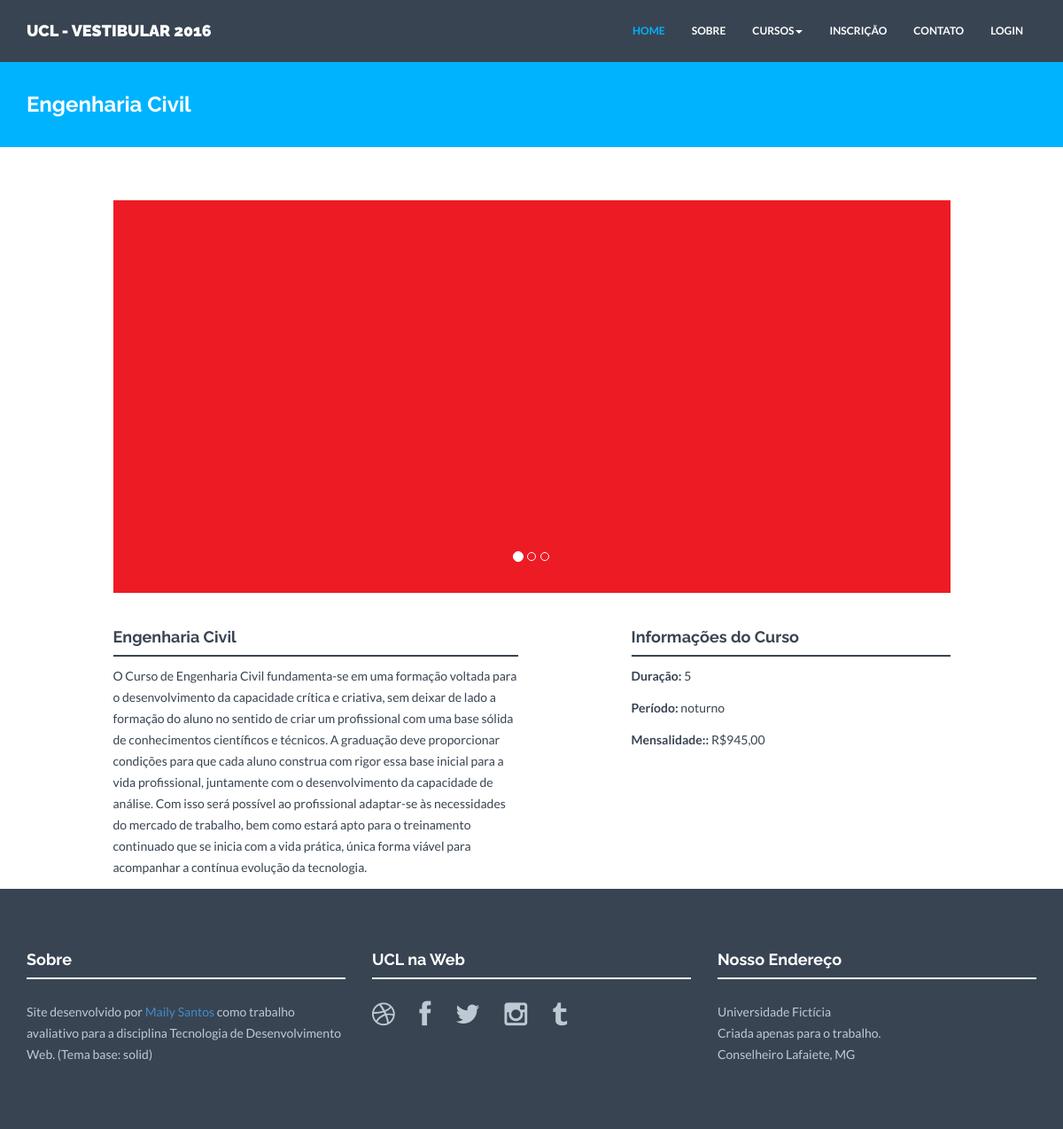
Screenshot of /engcivil.php with the database file from the repository.
### tables this page shows
CREATE TABLE IF NOT EXISTS `curso` (
  `idcurso` int(11) NOT NULL AUTO_INCREMENT,
  `cod` varchar(12) NOT NULL,
  `nome` varchar(150) NOT NULL,
  `duracao` int(11) NOT NULL,
  `periodo` varchar(11) NOT NULL,
  `mensalidade` varchar(15) NOT NULL,
  `descricao` varchar(1000) NOT NULL,
  `foto1` varchar(200) NOT NULL,
  `foto2` varchar(200) NOT NULL,
  `foto3` varchar(200) NOT NULL,
  PRIMARY KEY (`idcurso`),
  UNIQUE KEY `cod` (`cod`)
);

### engcivil.php (the view, shortened to what this page needs)
<?php
include "header.php";
?>
<?php
$link = DBConnect();
$query_list = "SELECT * FROM curso WHERE cod='ECIVIL'";
if ($result = $link->query($query_list)) {
while ($row = $result->fetch_row()) {
?>
<div id="blue">
    <div class="container">
        <div class="row">
            <h3><?= $row[2] ?></h3>
        </div>
    </div>
</div>
<div class="container mt">
    <div class="row">
        <div class="col-lg-10 col-lg-offset-1 centered">
            <div id="carousel-example-generic" class="carousel slide" data-ride="carousel">
                <ol class="carousel-indicators">
                    <li data-target="#carousel-example-generic" data-slide-to="0" class="active"></li>
                    <li data-target="#carousel-example-generic" data-slide-to="1"></li>
                    <li data-target="#carousel-example-generic" data-slide-to="2"></li>
                </ol>
                <div class="carousel-inner">
                    <div class="item active">
                        <img id="foto01" src="<?php echo "admin/" .$row[7] ?>" alt="">
                    </div>
                </div>
            </div><! --/Carousel -->
        </div>
        <div class="col-lg-5 col-lg-offset-1">
            <div id="conteudo-principal">
                <h4><?= $row[2] ?></h4>
                <div class="hline"></div>
                <p><?= $row[6] ?></p>
            </div>
        </div>
        <div class="col-lg-4 col-lg-offset-1">
            <h4>Informações do Curso</h4>
            <div class="hline"></div>
            <div id="conteudo-lateral">
                <p><b>Duração:</b> <?= $row[3] ?></p>
                <p><b>Período:</b> <?= $row[4] ?></p>
                <p><b>Mensalidade::</b> <?= $row[5] ?></p>
            </div>
        </div>
        <?php
        }
        }
        ?>
        <br><br>
    </div><! --/row -->
</div><! --/container -->
<?php
include "footer.php";
?>

### assets/css/style.css (style rules this page uses)
* { margin: 0; padding: 0px; }
body { background: #ffffff; margin: 0; height: 100%; color: #384452; font-family: 'Lato', sans-serif; font-weight: 400; }
h1, h2, h3, h4, h5, h6 { font-family: 'Raleway', sans-serif; font-weight: 700; }
p { padding: 0; margin-bottom: 12px; font-family: 'Lato', sans-serif; font-weight: 400; font-size: 14px; line-height: 24px; color: #384452; margin-top: 10px; }
img { height: auto; max-width: 100%; }
.centered { text-align: center }
.mt { margin-top: 60px; }
.hline { border-bottom: 2px solid #384452; }
#blue { background: #00b3fe; margin-top: 60px; margin-bottom: 60px; padding-top: 25px; padding-bottom: 25px; }
#blue h3 { color: white; margin-left: 15px; }

### rows the page displays
curso: nome "Engenharia Civil", foto1 (picture), descricao "O Curso de Engenharia Civil fundamenta-se em uma formação voltada para o desenvolvimento da capacidade crítica e criativa, sem deixar de lado a formação do aluno no sentido de criar um profissional com uma base sólida de conhecimentos científicos e técnicos. A graduação deve proporcionar condições para que cada aluno construa com rigor essa base inicial para a vida profissional, juntamente com o desenvolvimento da capacidade de análise. Com isso será possível ao profissional adaptar-se às necessidades do mercado de trabalho, bem como estará apto para o treinamento continuado que se inicia com a vida prática, única forma viável para acompanhar a contínua evolução da tecnologia.", duracao "5", periodo "noturno", mensalidade "R$945,00"
